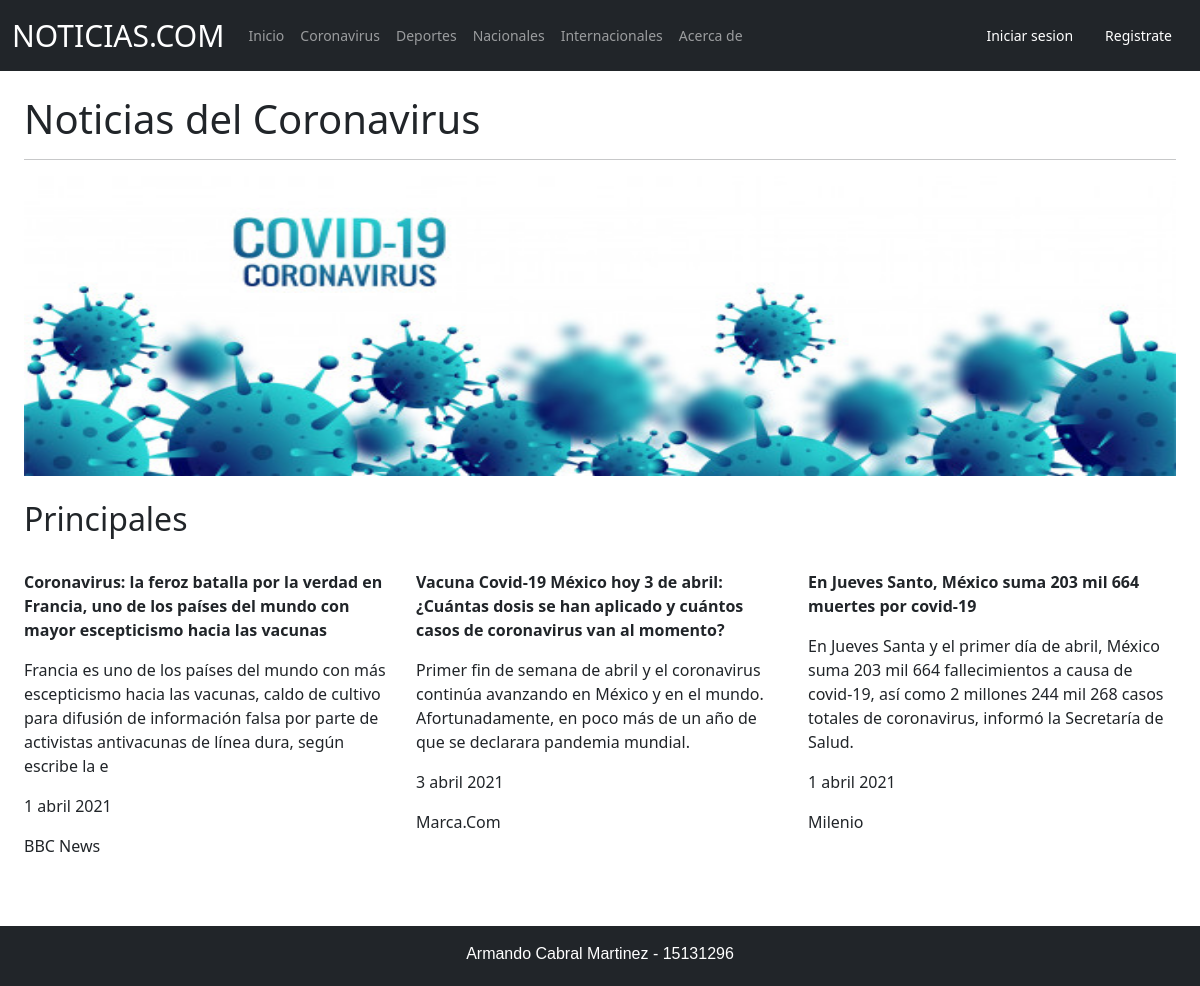
The app's page /accounts/content, older data.
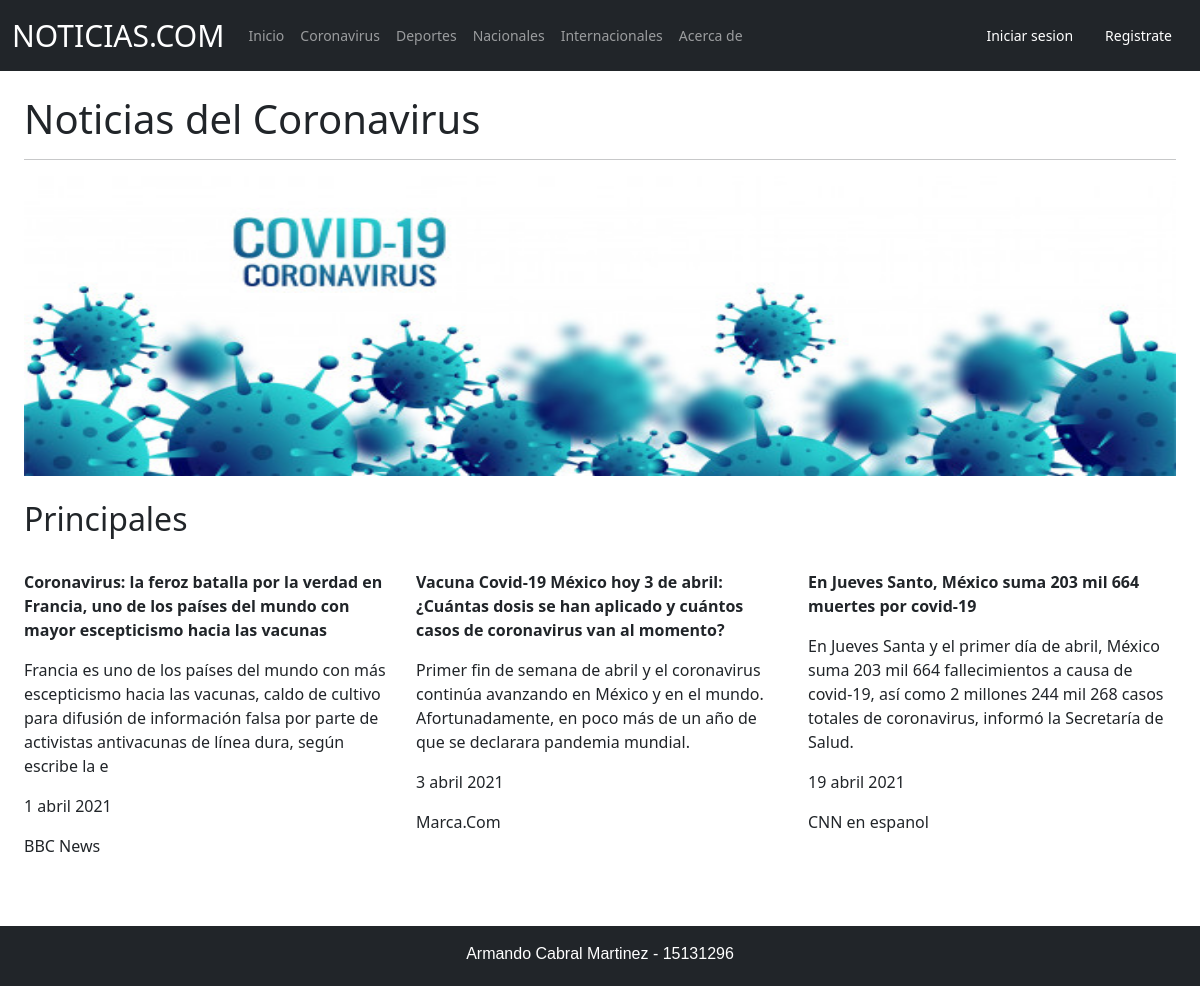
The same page, newer data.
### noticias/models.py (models this page shows, shortened)
class coronavirus (models.Model):
	nombre = models.CharField(default = "",null=True,max_length = 200)
	descripcion = models.TextField(default = "",null=True,max_length = 200)
	fecha = models.CharField(default = "",null=True,max_length = 200)
	autor = models.CharField(default = "",null=True,max_length = 200)

### noticias/views.py (the view)
# urls.py: path('content',CoronavirusPageView.as_view(),name = 'content'),
class CoronavirusPageView(ListView):
	model = coronavirus
	template_name = 'content.html'
	context_object_name = 'noticias_list'

### noticias/templates/content.html (shortened to what this page needs)
{% extends 'base.html' %}
{% block content %}
{% load static %}
<body>
	<div class="px-4">
		<br>
		<h1>Noticias del Coronavirus</h1>
		<hr>
		<div class="row">
	    	<img src="{% static 'files/bannerCorona.jpg' %}" height="300px"
	    	width="1220px">
    	</div>
		<br>
		<h2>Principales</h2>
		<div class="row">
				{% for coronavirus in noticias_list %}
				<div class=col-md-4>
                    <br>
					<p><strong>{{ coronavirus.nombre }}</strong></p>
			        <p>{{ coronavirus.descripcion }}</p>
			        <p>{{ coronavirus.fecha }}</p>
			        <p>{{ coronavirus.autor }}</p>
                    <br>
				</div>
	    		{% endfor %}
		</div>
	</div>
	<br><br>
</body>
{% endblock content %}

Row changes from the older to the newer data that the page shows:
changed coronavirus "En Jueves Santo, México suma 203 mil 664 muertes por covid-19": fecha "1 abril 2021" → "19 abril 2021"; autor "Milenio" → "CNN en espanol"
